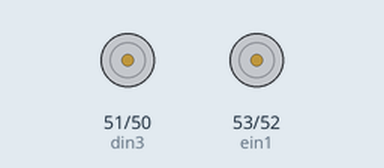
This sketch was run on a simulated Arduino Mega 2560, built with avr-gcc and run on an emulated ATmega2560. On the bench: motor-driver pin pairs drawn as motors (green arrow = first pin HIGH = forward, orange = second pin HIGH = backward, longer = more drive). What the sketch prints to the serial monitor is not drawn.

Above: at 0.1 s.
At 5.1 s:
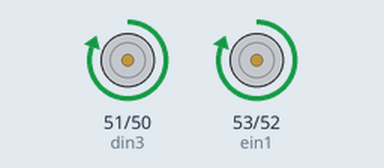
Timing chart, 0 to 6.6 s (numbered marks = the images above):
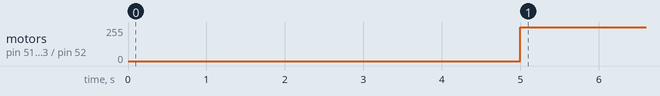

The sketch:

motor_ponte_h.ino
```cpp
//código motores com ponte H

#define ein1 53 //esquerda in 1
#define ein2 52 //esquerda in 2
#define din3 51 //direita in 1
#define din4 50 //direita in 2

void setup() {
  pinMode(ein1, OUTPUT);
  pinMode(ein2, OUTPUT);
  pinMode(din3, OUTPUT);
  pinMode(din4, OUTPUT);
  Serial.begin(9600);
  Serial.println("Inicializado!");
  delay(5000);
}

void loop() {
  digitalWrite(ein1, HIGH);
  digitalWrite(ein2, LOW);
  digitalWrite(din3, HIGH);
  digitalWrite(din4, LOW);
  delay(1000);
}
```

Measured:
- by itself, motor on pin 51 (din3) / pin 50 (din4), motor on pin 53 (ein1) / pin 52 (ein2): stopped → forward 255/255 at 5.0 s
